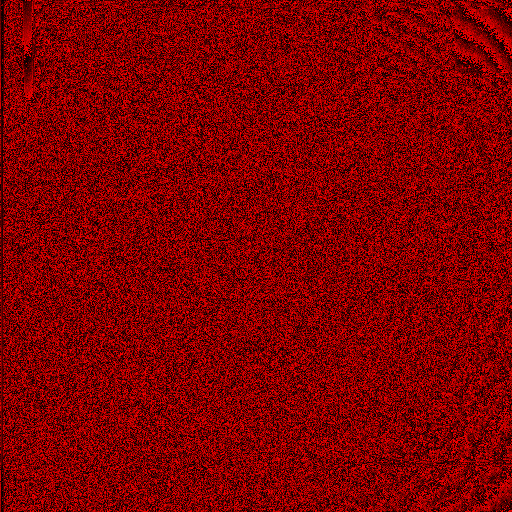

Python code for this plot:
import os
import skimage.io as ski
import numpy as np
from PIL import Image

path = "multispectral_images/"
dirs = os.listdir(path)
im = ski.imread_collection('multispectral_images/*.png')
width, height = im[0].shape

band = [400, 410, 420, 430, 440, 450, 460, 470, 480, 490, 500, 510, 520, 530, 540, 550, 560, 570, 580, 590, 600, 610, 620, 630, 640, 650, 660, 670, 680, 690, 700]
bands = len(band) - 1

# Code for RGB components for Visible Wavelengths: http://www.physics.sfasu.edu/astro/color/spectra.html 
for b in range(bands): 
  w = band[b]
  if w >= 380 and w < 440:
    R = -(w - 440) / (440 - 350)
    G = 0.0
    B = 1.0
  elif w >= 440 and w < 490:
    R = 0.0
    G = (w - 440) / (490 - 440)
    B = 1.0
  elif w >= 490 and w < 510:
    R = 0.0
    G = 1.0
    B = -(w - 510) / (510. - 490)
  elif w >= 510 and w < 580:
    R = (w - 510) / (580. - 510)
    G = 1.0
    B = 0.0
  elif w >= 580 and w < 645:
    R = 1.0
    G = -(w - 645) / (645. - 580)
    B = 0.0
  elif w >= 645 and w <= 780:
    R = 1.0
    G = 0.0
    B = 0.0
  else:
    R = 0.0
    G = 0.0
    B = 0.0

  # Intensity correction
  if w > 700:
    SSS = 0.3 + 0.7 * (780 - w) / (780 - 700)
  elif w < 420:
    SSS = 0.3 + 0.7 * (w - 380) / (420 - 380)
  else:
    SSS = 1

  R = R * SSS
  G = G * SSS
  B = B * SSS
  
  # Create new numpy array image 
  pixels = np.zeros([512, 512, 3], dtype=np.uint8)

  for w in range(width):
    for h in range(height):
      pixel = im[b][w,h]

      # Change gray values to RGB 
      red =   pixel * R
      green = pixel * G
      blue =  pixel * B
      pixels[w,h] = (int(red), int(green), int(blue))

  # All the images with different wavelengths in RGB
  # img = Image.fromarray(pixels, 'RGB')
  # img.save('my.png')
  # img.show()

img = Image.fromarray(pixels, 'RGB')
img.save('first.png')
img.show()

print('The image shown is the last one with wavelength 700 in RGB and its shape is:', pixels.shape, 'and type:', pixels.dtype)